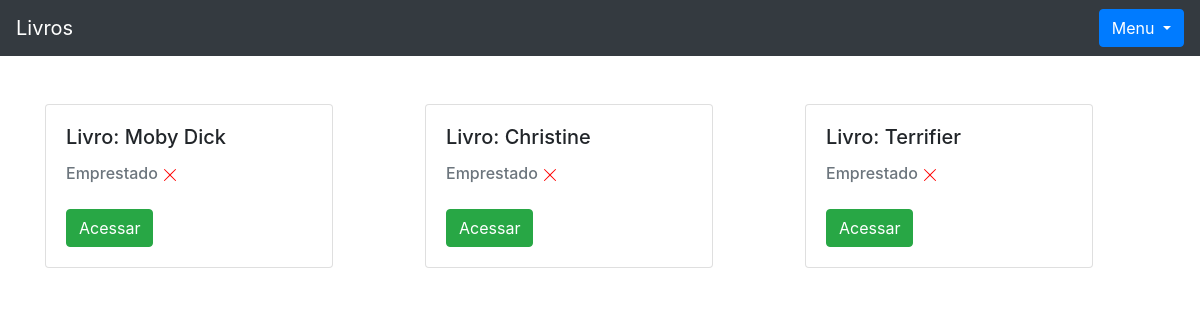
The app's page /livro/home/ (signed in) with its own data.
### livro/models.py (models this page shows, shortened)
class Livros(models.Model):
    nome = models.CharField(max_length=100)
    autor = models.CharField(max_length=100)
    co_autor = models.CharField(max_length=100, blank=True, null=True)
    data_cadastro = models.DateField(default=date.today)
    emprestado = models.BooleanField(default=False)
    categoria = models.ForeignKey(Categoria, on_delete=models.DO_NOTHING)
    usuario = models.ForeignKey(Usuario, on_delete=models.DO_NOTHING)
    class Meta:
        verbose_name = 'Livro'

### livro/views.py (the view)
# urls.py: 2. Add a URL to urlpatterns:  path('', views.home, name='home')
def home(request):
    if request.session.get('usuario'):
        usuario = Usuario.objects.get(id=request.session['usuario'])
        status_categoria = request.GET.get('cadastro_categoria')
        status_emprestimo = request.GET.get('cadastro_emprestimo')
        livros = Livros.objects.filter(usuario=usuario)
        tot_livros = Livros.objects.all().count()
        form = LivrosForm()
        form_categoria = CategoriaLivro()
        form.fields['usuario'].initial = request.session['usuario']
        form.fields['categoria'].queryset = Categoria.objects.filter(usuario = usuario)
        usuarios = Usuario.objects.all()
        livros_emprestar = Livros.objects.filter(usuario = usuario).filter(emprestado = False)
        livros_emprestados = Livros.objects.filter(usuario = usuario).filter(emprestado = True)
        return render(request, 'home.html', {'livros':livros, 'usuario_logado':request.session.get('usuario'), 'form':form, 'categoria_form':form_categoria, 'status_categoria':status_categoria, 'usuarios':usuarios, 'status_emprestimo':status_emprestimo, 'livros_emprestar':livros_emprestar, 'total_livros':tot_livros, 'livros_emprestados':livros_emprestados})
    else:
        return redirect('/auth/login/?status=2')

### livro/models.py (called while the page is built)
    def __str__(self) -> str:
        return self.nome

### livro/templates/home.html (shortened to what this page needs)
{% extends 'base.html' %}
{% block conteudo %}
    <div class="container">
        <br>
        <div class="row">
            {% for livro in livros %}
                <div class="col-md">
                    <br>
                    <div class="card" style="width: 18rem;">
                        <div class="card-body">
                            <h5 class="card-title">Livro: {{livro.nome}}</h5>
                            <h6 style="display: inline;" class="card-subtitle mb-2 text-muted">Emprestado</h6>
                            <br>
                            <br>
                            <a class="btn btn-success" href="{% url 'ver_livro' livro.id %}">Acessar</a>
                        </div>
                    </div>
                </div>
            {% endfor %}
        </div>
    </div>
{% endblock %}

### records on screen
Livros: nome "Moby Dick", emprestado False (drawn)
Livros: nome "Christine", emprestado False (drawn)
Livros: nome "Terrifier", emprestado False (drawn)
